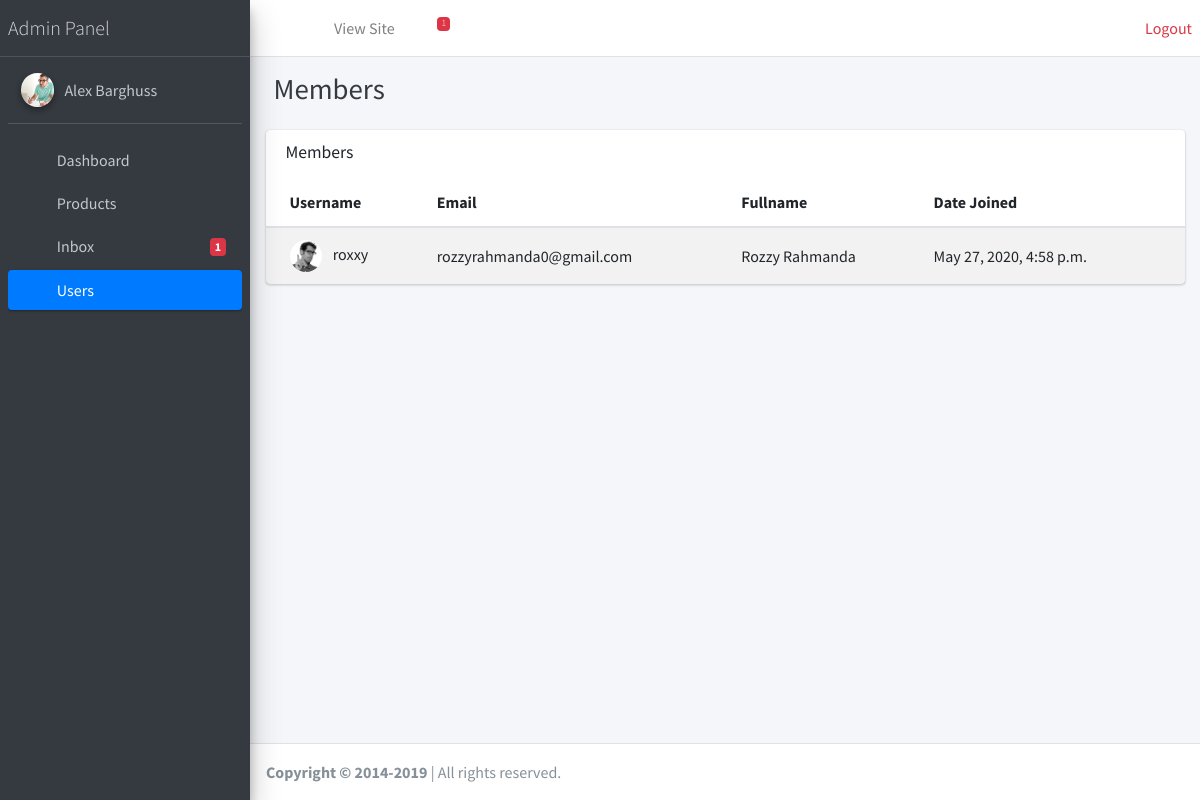
The page /dashboard/member/ (signed in) on the database as committed earlier.
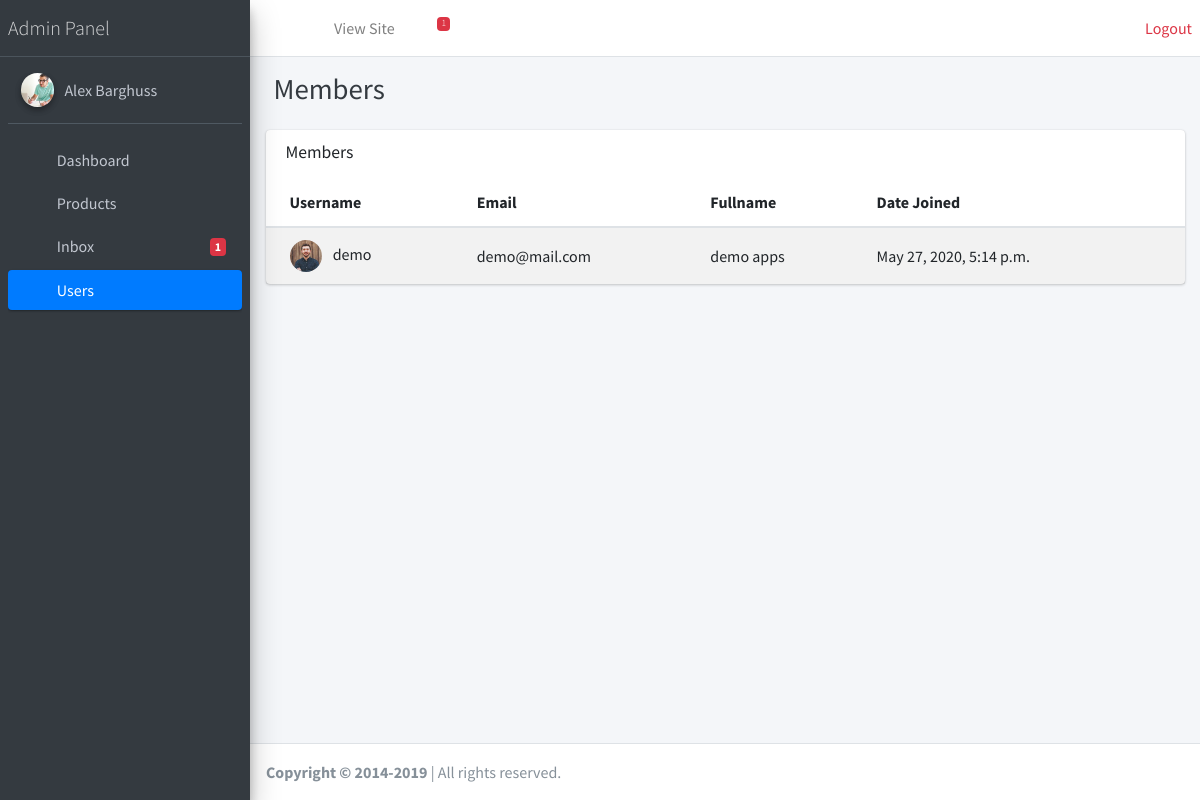
The same page on the database as committed later.
### users/models.py (models this page shows, shortened)
class Account(AbstractUser):
    photo = models.ImageField(upload_to='images/', blank=True, null=True)
    address = models.TextField()

### dashboard/views.py (the view)
# urls.py: path('member/', MemberPage.as_view(), name='member'),
@method_decorator([login_required(login_url='dashboard_login'), admin_required], name='dispatch')
class MemberPage(View):
    template_name = 'dashboard/user_page.html'
    def get(self, *args, **kwargs):
        User = get_user_model()
        member = User.objects.order_by('-date_joined')
        return render(self.request, self.template_name, {'member': member})

### products/context_processors.py (called while the page is built)
def brand(request):
    from products.models import Product, Contact
    from django.core.paginator import Paginator
    brand = Product.objects.all().values('brand').order_by('-brand')
    paginator = Paginator(brand, 4)
    page_number = request.GET.get('page')
    page_obj = paginator.get_page(page_number)
    pesan = Contact.objects.order_by('-created_date')
    view_count = 0
    for view_boolean in pesan.values('view'):
        if view_boolean['view'] == True:
            view_count += 1
    return {'brand': page_obj, 'pesan': pesan, 'view_count': view_count }

### templates/dashboard/user_page.html
{% extends 'dashboard/base.html' %}
{% block content %}
    <section class="content">
        <div class="content-header">
            <div class="container-fluid">
                <div class="row mb-2">
                    <div class="col-sm-6">
                        <h1 class="m-0 text-dark">Members</h1>
                    </div>
                </div>
            </div>
        </div>
        <div class="container-fluid">
            <div class="card">
                <div class="card-header border-0">
                  <h3 class="card-title">Members</h3>
                  <div class="card-tools">
                    <a href="#" class="btn btn-tool btn-sm" data-toggle="tooltip" data-placement="bottom" title="More">
                      <i class="fas fa-bars"></i>
                    </a>
                  </div>
                </div>
                <div class="card-body table-responsive p-0">
                  <table class="table table-striped table-valign-middle">
                    <thead>
                    <tr>
                      <th>Username</th>
                      <th>Email</th>
                      <th>Fullname</th>
                      <th>Date Joined</th>
                    </tr>
                    </thead>
                    <tbody>
                      {% for item in member %}
                        {% if not item.is_superuser %}
                    <tr>
                      <td>
                        <img src="{{ item.photo.url }}" alt="Product 1" class="img-circle img-size-32 mr-2">
                        {{ item.username }}
                      </td>
                      <td>{{ item.email }}</td>
                      <td>
                        {{ item.first_name }} {{ item.last_name }}
                      </td>
                      <td>
                          {{ item.date_joined }}
                      </td>
                    </tr>
                        {% endif %}
                    {% endfor %}
                    </tbody>
                  </table>
                </div>
              </div>
        </div>
    </section>
{% endblock %}

Rows that differ between the two databases and show on the page:
removed Account: photo (picture), username "roxxy", email "rozzyrahmanda0@gmail.com", first_name "Rozzy", last_name "Rahmanda", date_joined "May 27, 2020, 4:58 p.m."
added Account: photo (picture), username "demo", email "demo@mail.com", first_name "demo", last_name "apps", date_joined "May 27, 2020, 5:14 p.m."
